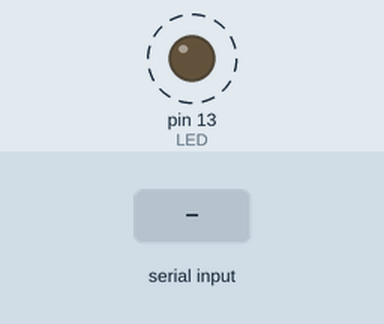
Recording of a sketch running on a simulated Arduino Uno, built with avr-gcc and run on an emulated ATmega328P. Parts: output pins drawn as LEDs (lit = HIGH). Dashed ring = blinking. The test bench sets the inputs (shaded band). What the sketch prints to the serial monitor is not drawn.

Above: at 1.1 s.
3.1 s: "h" received over Serial
5.5 s: "l" received over Serial
Timing chart, 0 to 13.5 s (numbered marks = the images above; inputs shaded):
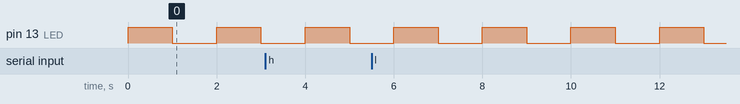

The sketch:

serial-input-test.ino
```cpp
int LED = 13;

void setup() {
  // put your setup code here, to run once:
  Serial.begin(9600);
  pinMode(LED, OUTPUT);
}

void loop() {
  // put your main code here, to run repeatedly:
 digitalWrite(LED, HIGH);
 delay(1000);
 digitalWrite(LED, LOW);
 delay(1000);
}

void serialEvent() {
  while (Serial.available()) {
    char inChar = (char)Serial.read();
    if (inChar == 'h') {
      digitalWrite(LED, HIGH);
      Serial.println("Turning LED on");
    } else if (inChar == 'l') {
      digitalWrite(LED, LOW);
      Serial.println("Turning LED off");
    }
  }
}
```

Measured:
- by itself, pin 13 (LED): alternates HIGH for 1.0 s and LOW for 1.0 s
